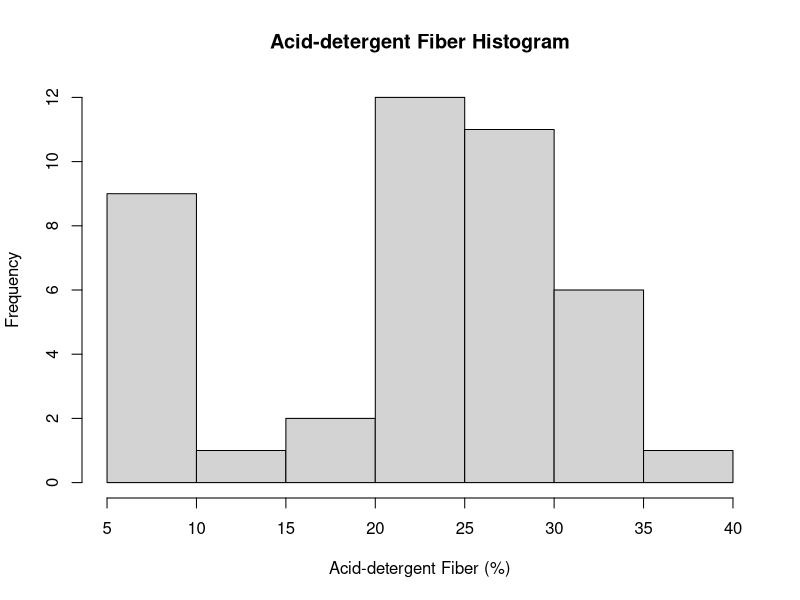
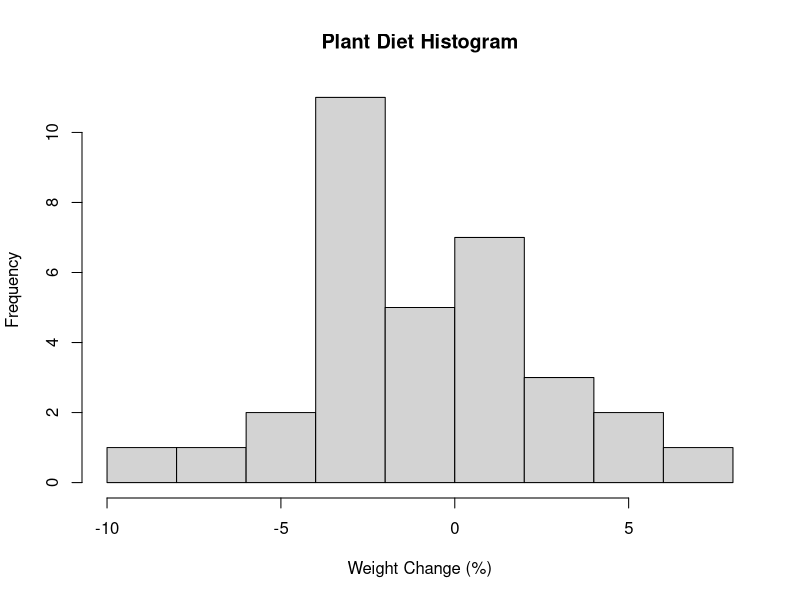
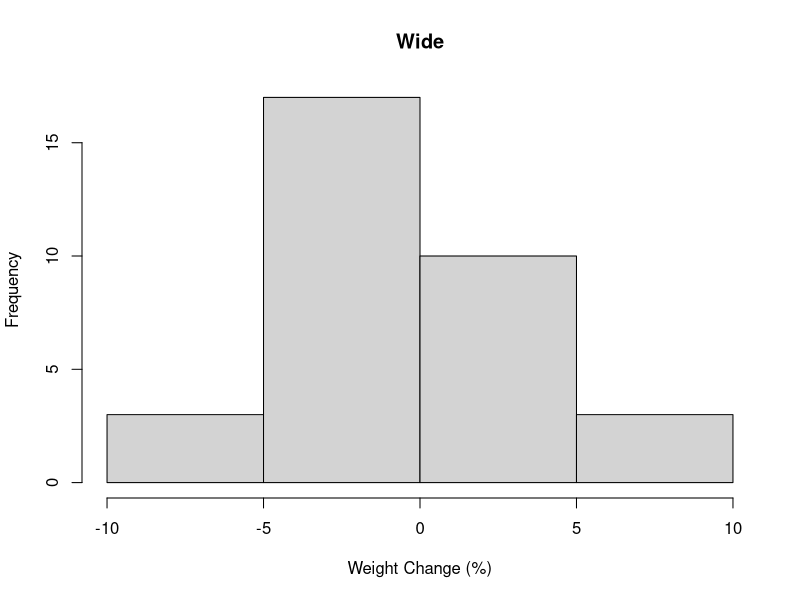
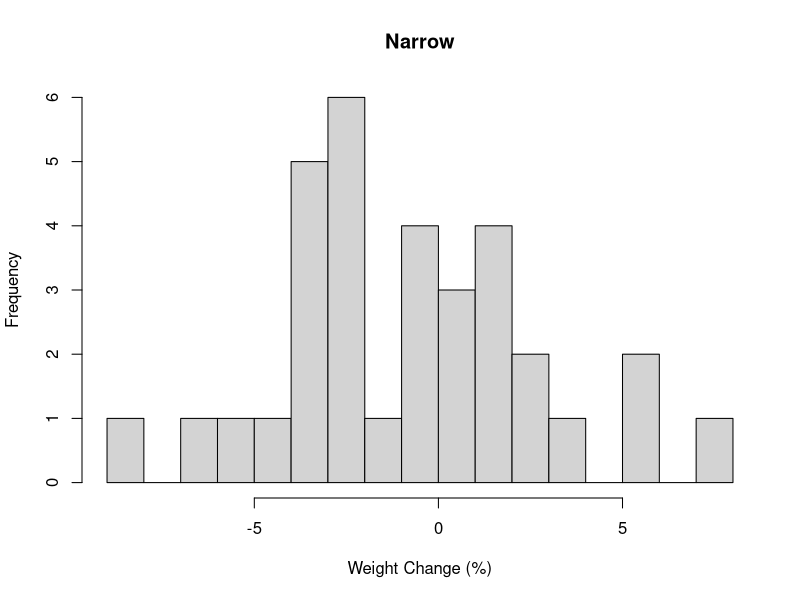
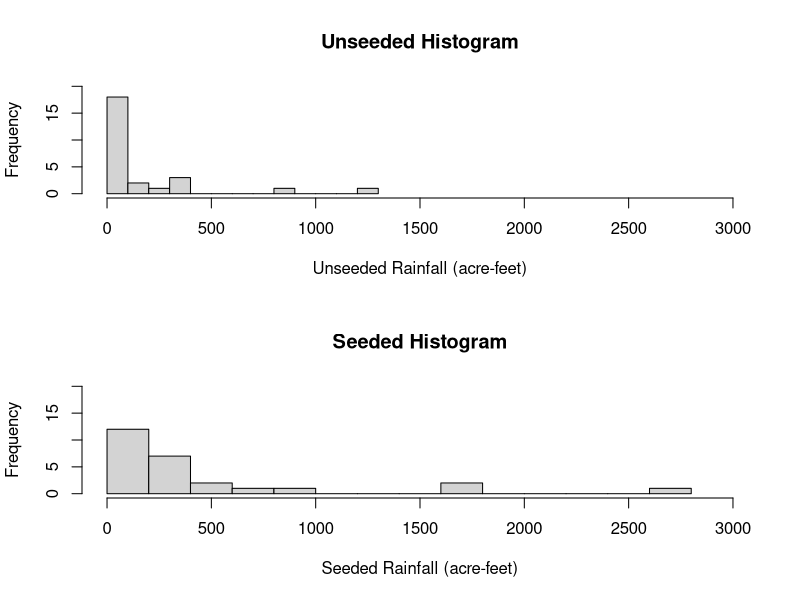
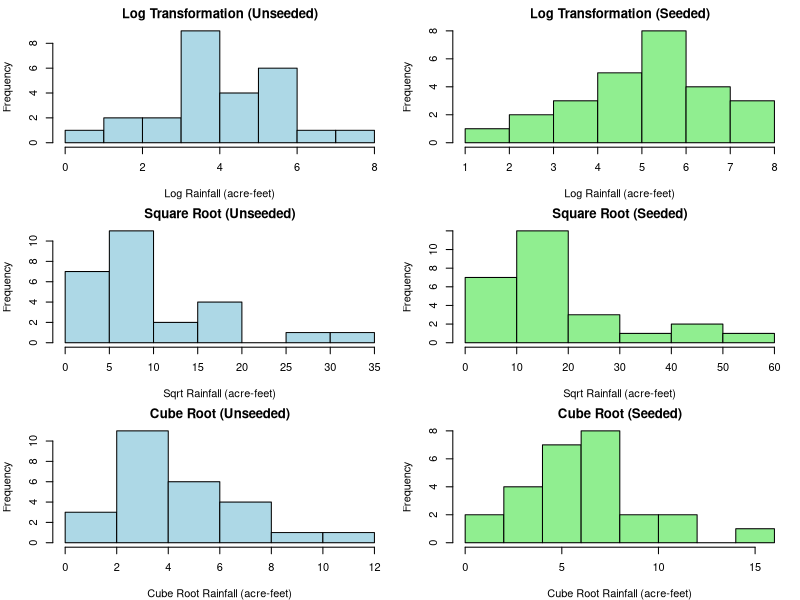

Reproduce these figures in R, in order.
## ---- chunk 1
knitr::opts_chunk$set(echo = TRUE)
## ---- chunk 2
library(readxl)

Snowgeese <- read_excel("Snowgeese.xls", col_names = c("trial_number", "diet", "weight_change", "digestion_efficiency", "acid_detergent_fiber"))

acid_detergent_fiber <- Snowgeese$acid_detergent_fiber

hist(acid_detergent_fiber, breaks = 10, main = "Acid-detergent Fiber Histogram", xlab = "Acid-detergent Fiber (%)")
## ---- chunk 3
library(readxl)

Snowgeese <- read_excel("Snowgeese.xls", col_names = c("trial_number", "diet", "weight_change", "digestion_efficiency", "acid_detergent_fiber"))

plant_diet <- Snowgeese[Snowgeese$diet == "Plants", ]

hist(plant_diet$weight_change, breaks = 10, main = "Plant Diet Histogram", xlab = "Weight Change (%)")
## ---- chunk 4
library(readxl)

Snowgeese <- read_excel("Snowgeese.xls", col_names = c("trial_number", "diet", "weight_change", "digestion_efficiency", "acid_detergent_fiber"))

plant_diet <- Snowgeese[Snowgeese$diet == "Plants", ]

hist(plant_diet$weight_change, breaks = 5, main = "Wide", xlab = "Weight Change (%)")

hist(plant_diet$weight_change, breaks = 20, main = "Narrow", xlab = "Weight Change (%)")
## ---- chunk 5
library(readxl)

clouds <- read_excel("clouds.xlsx")

Seeded <- clouds[clouds$Treatment == "Seeded", ]
Unseeded <- clouds[clouds$Treatment == "Unseeded", ]

par(mfrow = c(2, 1))

hist(Unseeded$Rainfall, breaks = 10, main = "Unseeded Histogram", xlab = "Unseeded Rainfall (acre-feet)", xlim = c(0, 3000), ylim = c(0, 20))

hist(Seeded$Rainfall, breaks = 10, main = "Seeded Histogram", xlab = "Seeded Rainfall (acre-feet)", xlim = c(0, 3000), ylim = c(0, 20))

## ---- chunk 6
library(readxl)

clouds <- read_excel("clouds.xlsx")

clouds$log_Rainfall <- log(clouds$Rainfall + 1)
clouds$sqrt_Rainfall <- sqrt(clouds$Rainfall)
clouds$cube_root_Rainfall <- clouds$Rainfall^(1/3)

par(mfrow = c(3, 2), mar = c(4, 4, 2, 1))

# Log transformation
hist(clouds$log_Rainfall[clouds$Treatment == "Unseeded"],
     main = "Log Transformation (Unseeded)", xlab = "Log Rainfall (acre-feet)",
     col = "lightblue")
hist(clouds$log_Rainfall[clouds$Treatment == "Seeded"],
     main = "Log Transformation (Seeded)", xlab = "Log Rainfall (acre-feet)",
     col = "lightgreen")

# Square root transformation
hist(clouds$sqrt_Rainfall[clouds$Treatment == "Unseeded"],
     main = "Square Root (Unseeded)", xlab = "Sqrt Rainfall (acre-feet)",
     col = "lightblue")
hist(clouds$sqrt_Rainfall[clouds$Treatment == "Seeded"],
     main = "Square Root (Seeded)", xlab = "Sqrt Rainfall (acre-feet)",
     col = "lightgreen")

# Cube root transformation
hist(clouds$cube_root_Rainfall[clouds$Treatment == "Unseeded"],
     main = "Cube Root (Unseeded)", xlab = "Cube Root Rainfall (acre-feet)",
     col = "lightblue")
hist(clouds$cube_root_Rainfall[clouds$Treatment == "Seeded"],
     main = "Cube Root (Seeded)", xlab = "Cube Root Rainfall (acre-feet)",
     col = "lightgreen")
